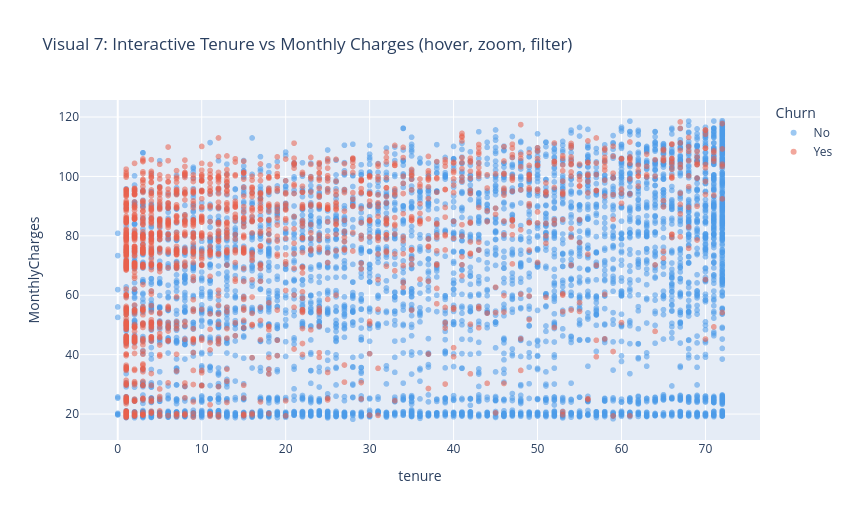

The notebook cell this image was saved under:
### Markdown cell above
### Visual 7: Interactive chart (Visualization stage 7: Interact)
Hover for exact values, click legend items to hide a class, drag to zoom. The chart is also saved as a standalone HTML file in `images/`.

### Code cell
fig_int = px.scatter(
    df, x='tenure', y='MonthlyCharges', color='Churn',
    color_discrete_map={'No': '#4C9BE8', 'Yes': '#E8604C'},
    hover_data=['Contract', 'InternetService', 'PaymentMethod', 'TotalCharges'],
    opacity=0.55, title='Visual 7: Interactive Tenure vs Monthly Charges (hover, zoom, filter)'
)
fig_int.update_layout(width=850, height=520)
fig_int.write_html('images/07_interactive_tenure_charges.html')
fig_int.show()

### Figure 1 — Plotly figure (JSON) as saved in the notebook; plotly's stock layout.template omitted (floating-point values rounded to 4 significant figures; data arrays with more than 128 entries replaced by an {"elided": "..."} marker saying what was removed)
{"data": [{"customdata": {"elided": "5174x4 mixed values"}, "hovertemplate": "Churn=No<br>tenure=%{x}<br>MonthlyCharges=%{y}<br>Contract=%{customdata[0]}<br>InternetService=%{customdata[1]}<br>PaymentMethod=%{customdata[2]}<br>TotalCharges=%{customdata[3]}<extra></extra>", "legendgroup": "No", "marker": {"color": "#4C9BE8", "opacity": 0.55, "symbol": "circle"}, "mode": "markers", "name": "No", "showlegend": true, "type": "scattergl", "x": {"elided": "5174 int values"}, "xaxis": "x", "y": {"elided": "5174 float values"}, "yaxis": "y"}, {"customdata": {"elided": "1869x4 mixed values"}, "hovertemplate": "Churn=Yes<br>tenure=%{x}<br>MonthlyCharges=%{y}<br>Contract=%{customdata[0]}<br>InternetService=%{customdata[1]}<br>PaymentMethod=%{customdata[2]}<br>TotalCharges=%{customdata[3]}<extra></extra>", "legendgroup": "Yes", "marker": {"color": "#E8604C", "opacity": 0.55, "symbol": "circle"}, "mode": "markers", "name": "Yes", "showlegend": true, "type": "scattergl", "x": {"elided": "1869 int values"}, "xaxis": "x", "y": {"elided": "1869 float values"}, "yaxis": "y"}], "layout": {"height": 520, "legend": {"title": {"text": "Churn"}, "tracegroupgap": 0}, "title": {"text": "Visual 7: Interactive Tenure vs Monthly Charges (hover, zoom, filter)"}, "width": 850, "xaxis": {"anchor": "y", "domain": [0.0, 1.0], "title": {"text": "tenure"}}, "yaxis": {"anchor": "x", "domain": [0.0, 1.0], "title": {"text": "MonthlyCharges"}}}}
